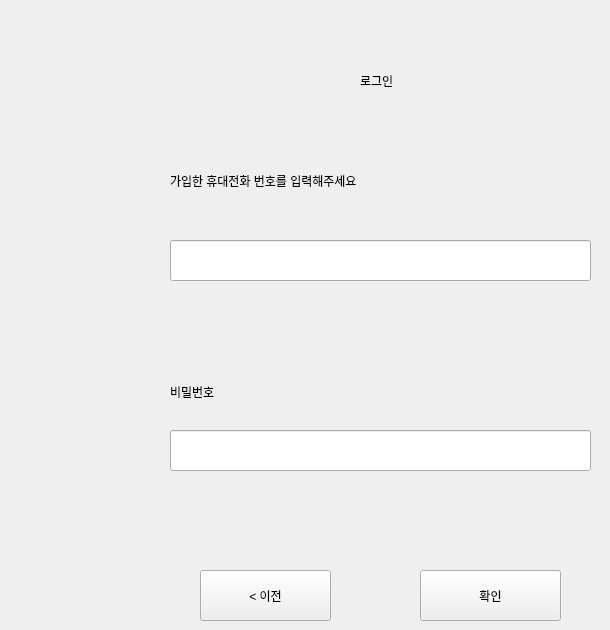
    <widget class="QWidget" name="page_3">
     <widget class="QLineEdit" name="password_input">
      <property name="geometry">
       <rect>
        <x>170</x>
        <y>430</y>
        <width>421</width>
        <height>41</height>
       </rect>
      </property>
      <property name="text">
       <string/>
      </property>
      <property name="echoMode">
       <enum>QLineEdit::Password</enum>
      </property>
     </widget>
     <widget class="QLabel" name="label_4">
      <property name="geometry">
       <rect>
        <x>170</x>
        <y>376</y>
        <width>111</width>
        <height>31</height>
       </rect>
      </property>
      <property name="styleSheet">
       <string notr="true">font:16pt &quot;Ubuntu Sans&quot;;</string>
      </property>
      <property name="text">
       <string>비밀번호</string>
      </property>
     </widget>
     <widget class="QLabel" name="label_2">
      <property name="geometry">
       <rect>
        <x>360</x>
        <y>60</y>
        <width>81</width>
        <height>41</height>
       </rect>
      </property>
      <property name="styleSheet">
       <string notr="true">font: 20pt &quot;Ubuntu Sans&quot;;</string>
      </property>
      <property name="text">
       <string>로그인</string>
      </property>
     </widget>
     <widget class="QLabel" name="label_3">
      <property name="geometry">
       <rect>
        <x>170</x>
        <y>160</y>
        <width>431</width>
        <height>41</height>
       </rect>
      </property>
      <property name="styleSheet">
       <string notr="true">font: 16pt &quot;Ubuntu Sans&quot;;</string>
      </property>
      <property name="text">
       <string>가입한 휴대전화 번호를 입력해주세요</string>
      </property>
     </widget>
     <widget class="QLineEdit" name="phone_input">
      <property name="geometry">
       <rect>
        <x>170</x>
        <y>240</y>
        <width>421</width>
        <height>41</height>
       </rect>
      </property>
      <property name="text">
       <string/>
      </property>
     </widget>
     <widget class="QPushButton" name="confirm_btn">
      <property name="geometry">
       <rect>
        <x>420</x>
        <y>570</y>
        <width>141</width>
        <height>51</height>
       </rect>
      </property>
      <property name="styleSheet">
       <string notr="true">font: 14pt &quot;Ubuntu Sans&quot;;</string>
      </property>
      <property name="text">
       <string>확인</string>
      </property>
     </widget>
     <widget class="QPushButton" name="prev_btn_2">
      <property name="geometry">
       <rect>
        <x>200</x>
        <y>570</y>
        <width>131</width>
        <height>51</height>
       </rect>
      </property>
      <property name="styleSheet">
       <string notr="true">font: 14pt &quot;Ubuntu Sans&quot;;</string>
      </property>
      <property name="text">
       <string>&lt; 이전</string>
      </property>
     </widget>
    </widget>
